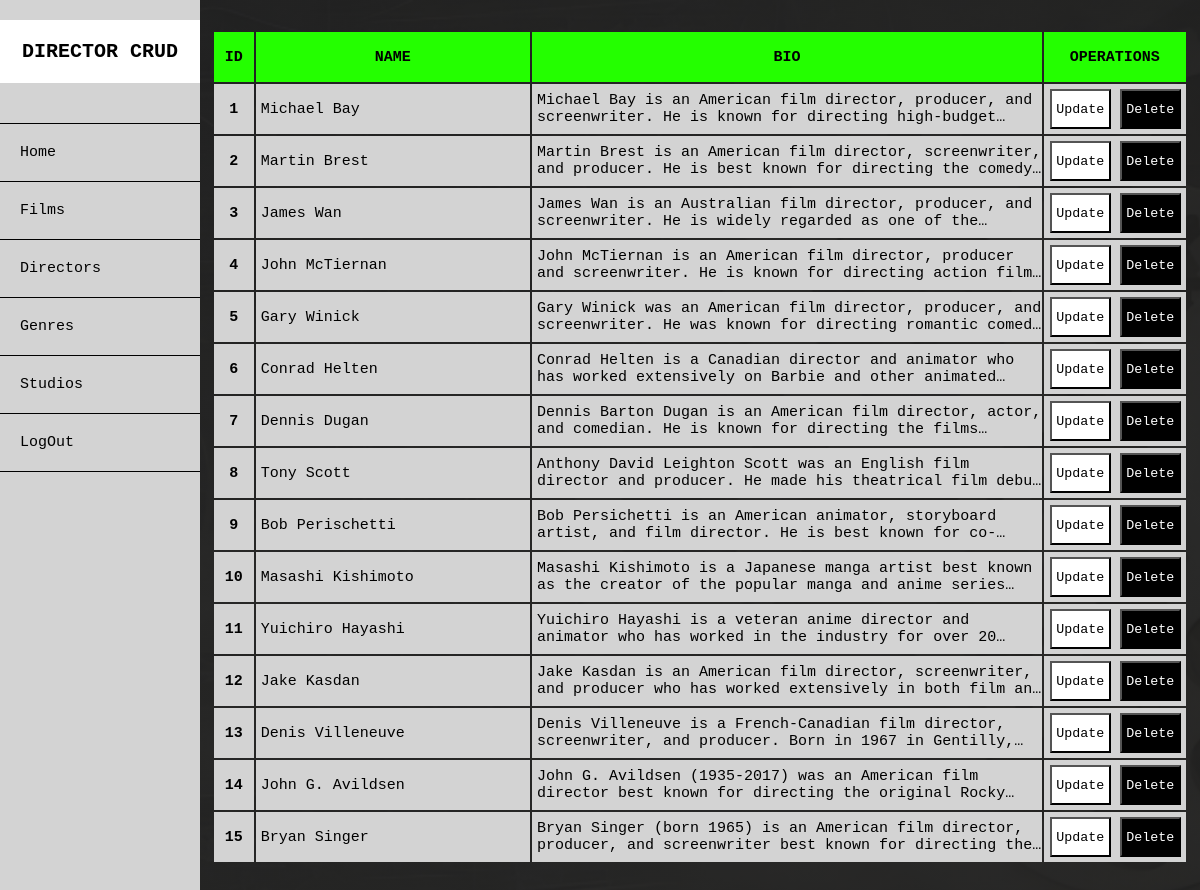
/php/admin/show_all_directors.php, run on the app's committed database.
### tables this page shows
CREATE TABLE `directors` (
  `id` int(10) UNSIGNED NOT NULL,
  `name` varchar(255) NOT NULL,
  `bio` text NOT NULL
);

### php/admin/show_all_directors.php (the view, shortened to what this page needs)
<?php
include '../includes/db_connection.php';
 ?>
<!doctype html>
<html lang="en">
  <head>
    <link rel="stylesheet" href="../../css/admin/show_all_directors.css">
    <link rel="stylesheet" href="https://cdnjs.cloudflare.com/ajax/libs/font-awesome/6.5.1/css/all.min.css" />
  </head>
  <body>
<div class="sidenav">
  <header>
    <nav>
      <h1>DIRECTOR CRUD</h1>
      <a href='adminhome.php' class="hmm">Home</a>
      <div class="dropdown">
        <a href="show_all_films.php">Films</a>
      </div>
      <div class="dropdown">
        <a href="">Directors</a>
      </div>
      <div class="dropdown">
        <a href="show_all_genres.php">Genres</a>
      </div>
      <div class="dropdown">
        <a href="show_all_studios.php">Studios</a>
      </div>
</nav>
</header>
<a class="logout" href="logout.php">LogOut</a>
</div>
  <div class="main">
    <div class="bbtcontainer">
    <table class="tbl">
      <tr class="tblh">
        <th class='aa'>ID</th>
        <th class='bb'>NAME</th>
        <th class='cc'>BIO</th>
        <th class='operat'>OPERATIONS</th>
      </tr>
    <?php
    $sql = "SELECT * FROM directors";
    $result = mysqli_query($conn, $sql);
    if ($result) {
      while ($row = mysqli_fetch_assoc($result)) {
        $id = $row['id'];
        $name = $row['name'];
        $bio = $row['bio'];
        $bioLines = explode("\n", $bio);
        $hasMore = count($bioLines) > 2;
        echo '<tr class="tblrcolor">
            <th scope="row">' . $id . '</th>
            <td>' . $name . '</td>
            <td>
                <div class="bio-truncate ' . ($hasMore ? 'has-more' : '') . '">' . $bio . '</div>
                <div class="bio-full">' . $bio . '</div>
            </td>
            <td>
                <a href="director_update.php?updateid=' . $id . '"><button class="upd">Update</button></a>
                <a href="director_delete.php?deleteid=' . $id . '"><button class="del">Delete</button></a>
            </td>
        </tr>';
    }
  } else {
      echo "Error executing the query: " . mysqli_error($conn);
  }
    ?>
    </table>
    </div>
</div>
  </body>
</html>

### css/admin/show_all_directors.css (style rules this page uses)
* { margin: 0; padding: 0; font-family: 'Montserrat', sans-serif; box-sizing: border-box; }
.sidenav { height: 100%; width: 250px; position: fixed; z-index: 1; top: 0; left: 0; background-color: lightgray; overflow-x: hidden; padding-top: 20px; }
.sidenav h1 { font-family: monospace; text-align: center; font-size: 25px; margin-bottom: 55px; background-color: rgb(255, 255, 255); color: #000000; padding: 20px; }
.sidenav a { padding: 20px ; text-decoration: none; font-size: 18px; color: #000000; display: block; font-family: monospace; transition: all 0.3s ease 0s; border-bottom: 1px solid black; }
.hmm { border-top: 1px solid black; }
.main { margin-left: 250px; padding: 0px 10px; }
.dropdown { position: relative; display: block; }
html { scroll-behavior: smooth; }
.bbtcontainer { display: flex; align-items: center; justify-content: center; margin-top: 30px; padding: 0px 10px 28px 10px; }
.tbl { width: 100%; max-width: 1280px; table-layout: fixed; word-wrap: break-word; margin: 0 auto; }
.tblh { background-color: rgb(36, 255, 0); color: rgb(0, 0, 0); }
.tblrcolor { background: lightgrey; }
th { font-size: 17px; font-family: monospace; height: 60px; }
.aa { width: 45px; }
.bb { width: 316px; }
.cc { width: 600px; }
.operat { width: 155px; }
td { font-family: monospace; font-size: 17px; padding-left: 5px; }
.bio-truncate { display: -webkit-box; -webkit-line-clamp: 2; -webkit-box-orient: vertical; overflow: hidden; text-overflow: ellipsis; font-family: monospace; font-size: 17px; }
.bio-truncate:not(.has-more) { text-overflow: initial; }
tr { transition: all 0.3s ease 0s; }
.upd { font-family: monospace; background-color: rgb(255, 255, 255); padding: 10px; color: rgb(0, 0, 0); width: 72px; }
.del { font-family: monospace; background-color: rgb(0, 0, 0); padding: 10px; color: white; width: 72px; }
body { min-height: 100vh; margin: 0; display: flex; flex-direction: column; background-image: linear-gradient( rgba(41,41,41,0.6),rgba(41,41,41,0.6)),url('../../img/random/admin.png'); background-position: center; background-size: cover; background-repeat: no-repeat; }
@media (max-width: 1350px) { .sidenav { width: 200px; } }
@media (max-width: 1350px) { .sidenav h1 { font-size: 20px; margin-bottom: 40px; padding: 20px; } }
@media (max-width: 1350px) { .sidenav a { padding: 20px; font-size: 15px; } }
@media (max-width: 1350px) { .main { margin-left: 200px; } }
@media (max-width: 1350px) { .bbtcontainer { padding: 0px 2px 28px 2px; } }
@media (max-width: 1350px) { .tbl { table-layout:unset; } }
@media (max-width: 1350px) { th { height: 50px; font-size: 15px; } }
@media (max-width: 1350px) { .bio-truncate { font-size: 15px; } }
@media (max-width: 1350px) { td { font-size: 15px; } }
@media (max-width: 1350px) { .upd { width: 61px; height: 40px; padding: 3px; margin-left: 1px; } }
@media (max-width: 1350px) { .del { width: 61px; height: 40px; padding: 3px; } }

### data on the page
directors: id "1", name "Michael Bay", bio "Michael Bay is an American film director, producer, and screenwriter. He is known for directing…"
directors: id "2", name "Martin Brest", bio "Martin Brest is an American film director, screenwriter, and producer. He is best known for directing the…"
directors: id "3", name "James Wan", bio "James Wan is an Australian film director, producer, and screenwriter. He is widely regarded as one of…"
directors: id "4", name "John McTiernan", bio "John McTiernan is an American film director, producer and screenwriter. He is known for directing action…"
directors: id "5", name "Gary Winick", bio "Gary Winick was an American film director, producer, and screenwriter. He was known for directing romantic…"
directors: id "6", name "Conrad Helten", bio "Conrad Helten is a Canadian director and animator who has worked extensively on Barbie and other…"
directors: id "7", name "Dennis Dugan", bio "Dennis Barton Dugan is an American film director, actor, and comedian. He is known for directing the…"
directors: id "8", name "Tony Scott", bio "Anthony David Leighton Scott was an English film director and producer. He made his theatrical film…"
directors: id "9", name "Bob Perischetti", bio "Bob Persichetti is an American animator, storyboard artist, and film director. He is best known…"
directors: id "10", name "Masashi Kishimoto", bio "Masashi Kishimoto is a Japanese manga artist best known as the creator of the popular manga and anime…"
directors: id "11", name "Yuichiro Hayashi", bio "Yuichiro Hayashi is a veteran anime director and animator who has worked in the industry for over…"
directors: id "12", name "Jake Kasdan", bio "Jake Kasdan is an American film director, screenwriter, and producer who has worked extensively in both film…"
directors: id "13", name "Denis Villeneuve", bio "Denis Villeneuve is a French-Canadian film director, screenwriter, and producer. Born in 1967 in…"
directors: id "14", name "John G. Avildsen", bio "John G. Avildsen (1935-2017) was an American film director best known for directing the original…"
directors: id "15", name "Bryan Singer", bio "Bryan Singer (born 1965) is an American film director, producer, and screenwriter best known for directing…"
